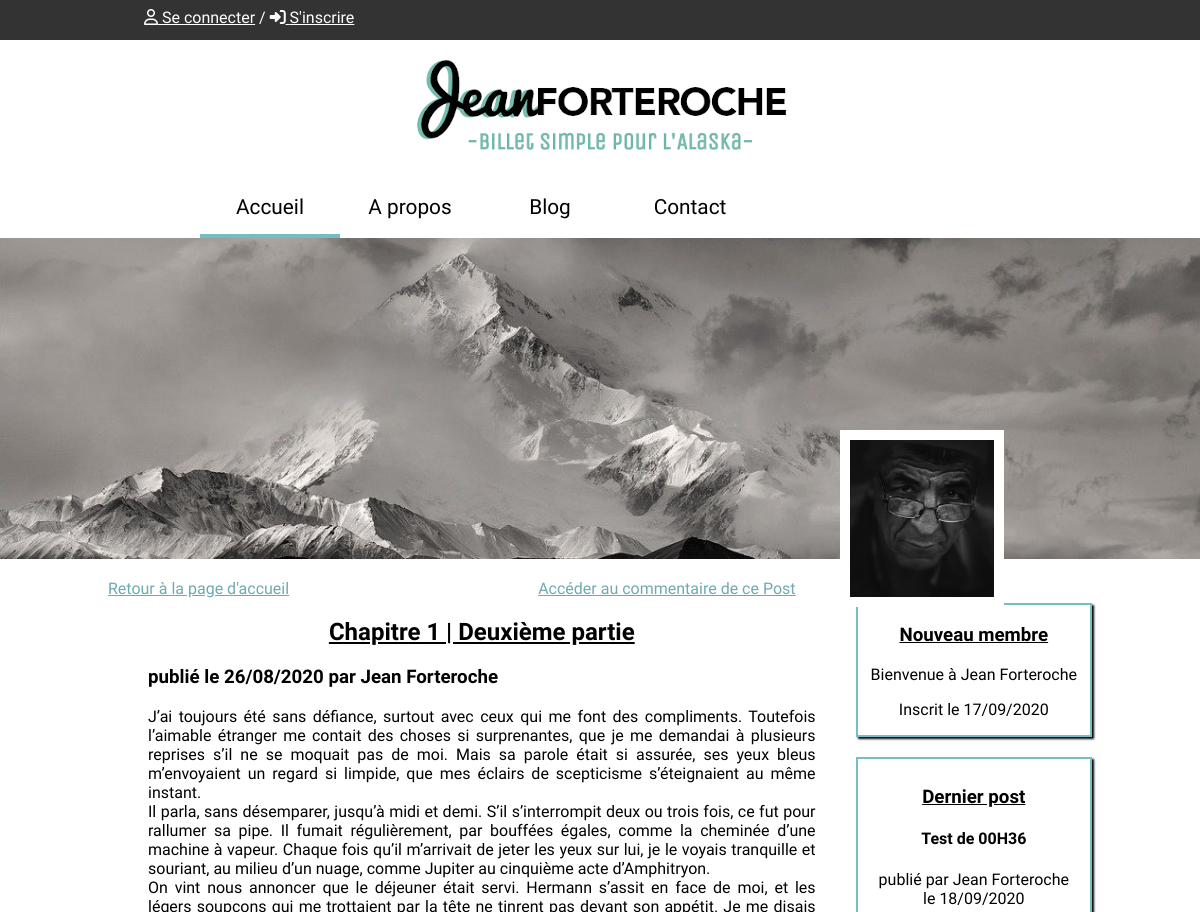
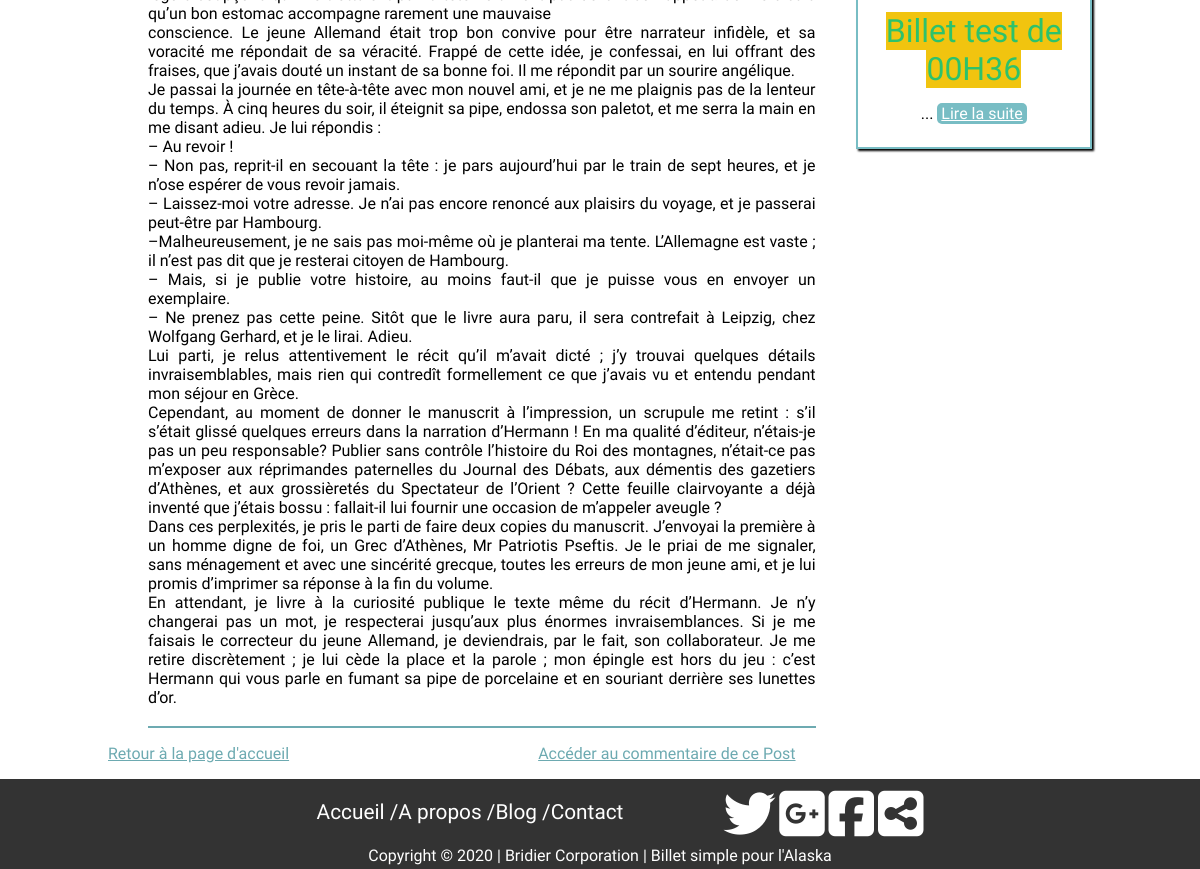
Page /index.php?action=post&id=5 on the committed database (2 pictures, top to bottom).
### tables this page shows
CREATE TABLE `posts` (
  `id` int(11) NOT NULL,
  `author` varchar(255) NOT NULL,
  `title` varchar(255) NOT NULL,
  `content` text NOT NULL,
  `date_creation` datetime NOT NULL DEFAULT CURRENT_TIMESTAMP
);

CREATE TABLE `users` (
  `id` int(11) NOT NULL,
  `id_status` int(11) NOT NULL,
  `firstName` varchar(255) NOT NULL,
  `lastName` varchar(255) NOT NULL,
  `pseudo` varchar(255) NOT NULL,
  `password` varchar(255) NOT NULL,
  `mail` varchar(255) NOT NULL,
  `date_inscription` datetime NOT NULL DEFAULT CURRENT_TIMESTAMP
);

### controller/postController.php (called while the page is built, shortened)
<?php
Class PostController{
    private $postManager;
    public function __construct(){
        $this->postManager = new PostManager();
    }
    public function getPost($id)
    {
        $getPost = $this->postManager->getPost($id);
        $view = new ViewManager('post');
        $view->generate(array('getPost' => $getPost));
    }
}

### index.php (called while the page is built, shortened)
<?php
$router = new Router();
$router->routerRequest();

### model/postManager.php (called while the page is built, shortened)
<?php
class PostManager extends Manager
{
    public function lastPost()
    {
        $db = $this->dbConnect();
        $req = $db->query('SELECT id,author, title, LEFT( content, 300 ) AS content, DATE_FORMAT(date_creation, \'%d/%m/%Y\') AS date_creation FROM posts ORDER BY id DESC LIMIT 1');
        $lastPost = $req->fetch();
        return $lastPost;
    }
    public function getPost($id)
    {
        $db = $this->dbConnect();
        $req = $db->prepare('SELECT id,author, title, content, DATE_FORMAT(date_creation, \'%d/%m/%Y\') AS date_creation FROM posts WHERE id = ?');
        $req->execute(array($id));
        $getPost = $req->fetch();
        return $getPost;
    }
}

### model/userManager.php (called while the page is built, shortened)
<?php
class UserManager extends Manager
{
    public function getLastUser(){
        $db = $this->dbConnect();
        $req = $db->query('SELECT id, pseudo, DATE_FORMAT(date_inscription, \'%d/%m/%Y\') AS date_inscirption FROM users ORDER BY id DESC
        LIMIT 1');
        $lastUser = $req->fetch();
        return $lastUser;
    }
}

### view/postView.php (the view, shortened to what this page needs)
<p class="homePage">
    <a href="index.php">Retour à la page d'accueil</a>
    <a href="index.php?action=comments&amp;id=<?=$getPost['id']?>#ancre" class="linkPrevious">Accéder au commentaire de ce Post</a>
</p>
<article class="leftBlock">
    <h2><?=htmlspecialchars($getPost['title'])?></h2>
    <h3>publié le <?=htmlspecialchars($getPost['date_creation'])?> par <?=$getPost['author']?></h3>
    <p>
        <?= nl2br(html_entity_decode($getPost['content']))?>
    </p>
    <br/>
</article>
<p class="homePage">
    <a href="index.php">Retour à la page d'accueil</a>
    <a href="index.php?action=comments&amp;id=<?=$getPost['id']?>#ancre" class="linkPrevious">Accéder au commentaire de ce Post</a>
</p>

### view/template.php (shortened to what this page needs)
<!DOCTYPE html>
<html>
    <head>
        <link href="public/css/style.css" rel="stylesheet" />
    </head>
    <body>
        <header>
            <div class="headband">
                <?php
                if(isset($_SESSION['pseudo'])){
                ?>
                <p>Bonjour <?=$_SESSION['pseudo']?> / <i class="fas fa-house-user"></i><a href="index.php?action=membreAreaLogin#ancre">Espace membre</a> / <i class="fas fa-sign-out-alt"></i><a href="index.php?action=logOut">Déconnexion</a></p>
                <?php
                }else{
                ?>
                <p><a href="index.php?action=log"><i class="far fa-user"></i> Se connecter</a> / <a href="index.php?action=registerView#ancre"><i class="fas fa-sign-in-alt"></i> S'inscrire</a></p>
                <?php
                }
                ?>
            </div>
            <p class="logo"><img src="public/img/logo_400.png" alt="logo de Jean"></p>
            <nav>
                <ul class="menu">
                    <li class="buttonMenu accueil"><a href="index.php">Accueil</a></li>
                    <li class="buttonMenu a_propos"><a href="index.php?action=about#ancre">A propos</a></li>
                    <li class="buttonMenu blog"><a href="index.php?action=blog#ancre">Blog</a></li>
                    <li class="buttonMenu contact"><a href="">Contact</a></li>
                </ul>
            </nav>
        </header>
        <div class="divider"></div>
        <div class="banniere">
            <img src="public/img/banniere.jpg" alt="paysage Alaska" class="paysage">
            <img src="public/img/jean_f.jpg" alt="Portrait de Jean Forteroche" class="portrait">
        </div>
        <div class="blockInvisible" id="ancre"></div>
        <section class="section">
            <section class="leftSection">
                <?= $content ?>
            </section>
            <section class="rightSection">
                <article class="lastUser">
                    <h3>Nouveau membre</h3>
                    <p>Bienvenue à <?=htmlspecialchars($lastUser['pseudo'])?></p>
                    <p>Inscrit le <?=htmlspecialchars($lastUser['date_inscirption'])?></p>
                </article>
                <article class="lastPost">
                    <h3>Dernier post</h3>
                    <h4><?=htmlspecialchars($lastPost['title'])?></h4>
                    <p>publié par <?=htmlspecialchars($lastPost['author'])?><br /> le <?=htmlspecialchars($lastPost['date_creation'])?></p>
                    <p>
                        <?=html_entity_decode($lastPost['content'])?>
                        ... <a href="index.php?action=post&amp;id=<?=$lastPost['id']?>#ancre" class="readMore">Lire la suite</a>
                    </p>
                </article>
            </section>
        </section>
        <footer>
            <div class="footer_block">
                <ul class="footer_menu">
                    <li><a href="">Accueil / </a></li>
                    <li><a href="">A propos / </a></li>
                    <li><a href="">Blog / </a></li>
                    <li><a href="">Contact</a></li>
                </ul>
                <ul class="footer_social_network">
                    <li><a href=""><i class="fab fa-twitter"></i></a></li>
                    <li><a href=""><i class="fab fa-google-plus-square"></i></a></li>
                    <li><a href=""><i class="fab fa-facebook-square"></i></a></li>
                    <li><a href=""><i class="fas fa-share-alt-square"></i></a></li>
                </ul>
            </div>
            <p class='copyright'>Copyright © 2020 | Bridier Corporation | Billet simple pour l'Alaska </p>
        </footer>
    </body>
</html>

### public/css/style.css (style rules this page uses)
body { margin:0; font-family: 'Unica One', cursive; }
.headband { height: 40px; padding: 0px 12%; background-color: rgb(51, 51, 51); }
.headband p { margin: 0px; padding-top: 8px; color: white; }
.headband p a { color: white; }
header { position: fixed; width: 100%; background-color: white; z-index: 1; }
.divider { height: 229px;; }
.blockInvisible { font-family: 'Unica One', cursive; height: 229px; width: 100%; position: absolute; top: 396px; }
.logo { text-align: center; margin: 0px; }
.menu { margin:auto; display: flex; justify-content: flex-start; width: 70%; }
.buttonMenu { width: 110px; padding: 15px; text-align: center; list-style: none; }
.menu a, footer a { text-decoration:none; color:black; font-size: 1.3em; font-family: 'Unica One', cursive; }
.accueil { border-bottom: 4px solid rgb(118, 188, 195); }
.banniere { position: relative; }
.paysage { width: 100%; }
.portrait { position: absolute; top: 60%; left: 70%; width: 12%; padding:10px; background-color: white; position: absolute; }
footer { background-color: rgb(51, 51, 51); height: 90px; }
footer ul { text-align: center; list-style: none; }
footer a, .copyright { color: white; }
.footer_block { display: flex; justify-content: center; align-items: center; }
.footer_menu { display: flex; margin:0px; }
.footer_social_network { display: flex; font-size: 2.5em; justify-content: space-between; padding: 6px 0px 0px 100px; width: 200px; margin:0px; }
.copyright { margin:0px; text-align: center; font-family: 'Unica One', cursive; }
.section { width:82%; margin: auto; display: flex; justify-content: space-between; }
.leftSection { width: 80%; }
.leftSection h2, .rightSection h3 { text-decoration: underline; }
.rightSection { width: 249px; margin-top: 40px; text-align: center; }
.lastUser { height: 130px; }
.lastPost { margin-top: 20px; padding: 8px;; }
.lastUser, .lastPost { box-shadow: 2px 2px 2Px black; border: 2px solid rgb(120, 189, 196); }
.leftSection h2 { text-align: center; }
.readMore { padding: 1px 4Px; background-color: rgb(120, 189, 196); color: white; border-radius: 5px;; }
.leftBlock { text-align: justify; margin: 0px 40px; border-bottom : 2px solid rgb(109, 170, 177); }
.leftBlock p { margin-bottom: 0px; }
.homePage a { color: rgb(109, 170, 177); }
.linkPrevious { float: right; margin-right: 60px; }

### rows in the picture
posts: title "Chapitre 1 | Deuxième partie", author "Jean Forteroche", content "J’ai toujours été sans défiance, surtout avec ceux qui me font des compliments. Toutefois l’aimable étranger me contait des choses si surprenantes, que je me demandai à plusieurs reprises s’il ne se moquait pas de moi. Mais sa parole était si assurée, ses yeux bleus m’envoyaient un regard si limpide, que mes éclairs de scepticisme s’éteignaient au même instant. Il parla, sans désemparer, jusqu’à midi et demi. S’il s’interrompit deux ou trois fois, ce fut pour rallumer sa pipe. Il fumait régulièrement, par bouffées égales, comme la cheminée d’une machine à vapeur. Chaque fois qu’il m’arrivait de jeter les yeux sur lui, je le voyais tranquille et souriant, au milieu d’un nuage, comme Jupiter…"
users: pseudo "Jean Forteroche"
posts: title "Test de 00H36", author "Jean Forteroche"

### other values in the picture
$getPost['date_creation'] "26/08/2020"
$lastUser['date_inscirption'] "17/09/2020"
$lastPost['date_creation'] "18/09/2020"
html_entity_decode($lastPost['content']) "Billet test de 00H36"
